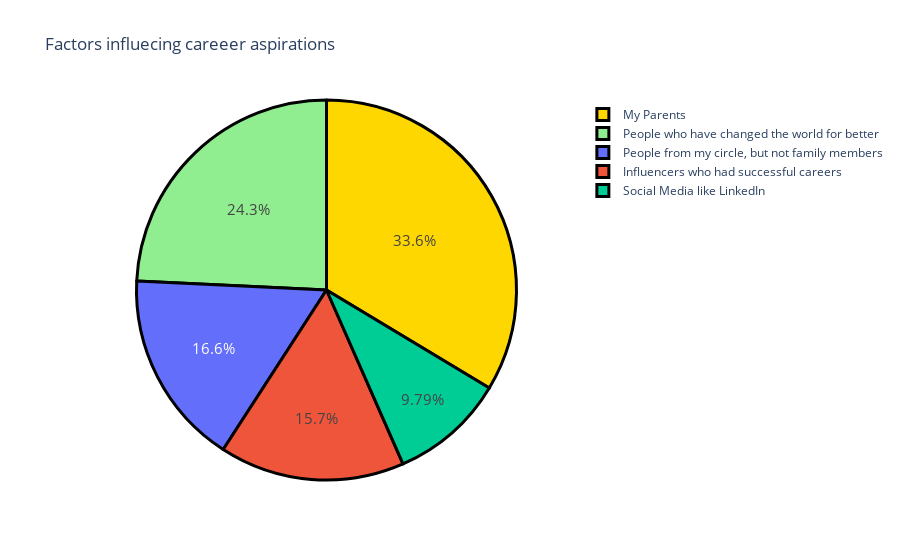

Source (notebook cell):
### Markdown cell above
##### So 98.3% of the people who submitted answers to the survey live in India.

### Code cell
# Now let’s have a look at the factors influencing the career aspirations of Genz
quesstion1 = data['Which of the below factors influence the most about your career aspirations ?'].value_counts()
label = quesstion1.index
counts = quesstion1.values
colors = ['gold','lightgreen']
fig = go.Figure(data=[go.Pie(labels = label, values = counts)])
fig.update_layout(title_text = 'Factors influecing careeer aspirations')
fig.update_traces(hoverinfo = 'label+value', textinfo='percent',textfont_size=15,
                 marker=dict(colors=colors, line=dict(color='black',width=3)))

fig.show()

### Figure 1 — Plotly figure (JSON) as saved in the notebook; plotly's stock layout.template omitted (floating-point values rounded to 4 significant figures)
{"data": [{"hoverinfo": "label+value", "labels": ["My Parents", "People who have changed the world for better", "People from my circle, but not family members", "Influencers who had successful careers", "Social Media like LinkedIn"], "marker": {"colors": ["gold", "lightgreen"], "line": {"color": "black", "width": 3}}, "textfont": {"size": 15}, "textinfo": "percent", "type": "pie", "values": [79, 57, 39, 37, 23]}], "layout": {"autosize": true, "title": {"text": "Factors influecing careeer aspirations"}}}
